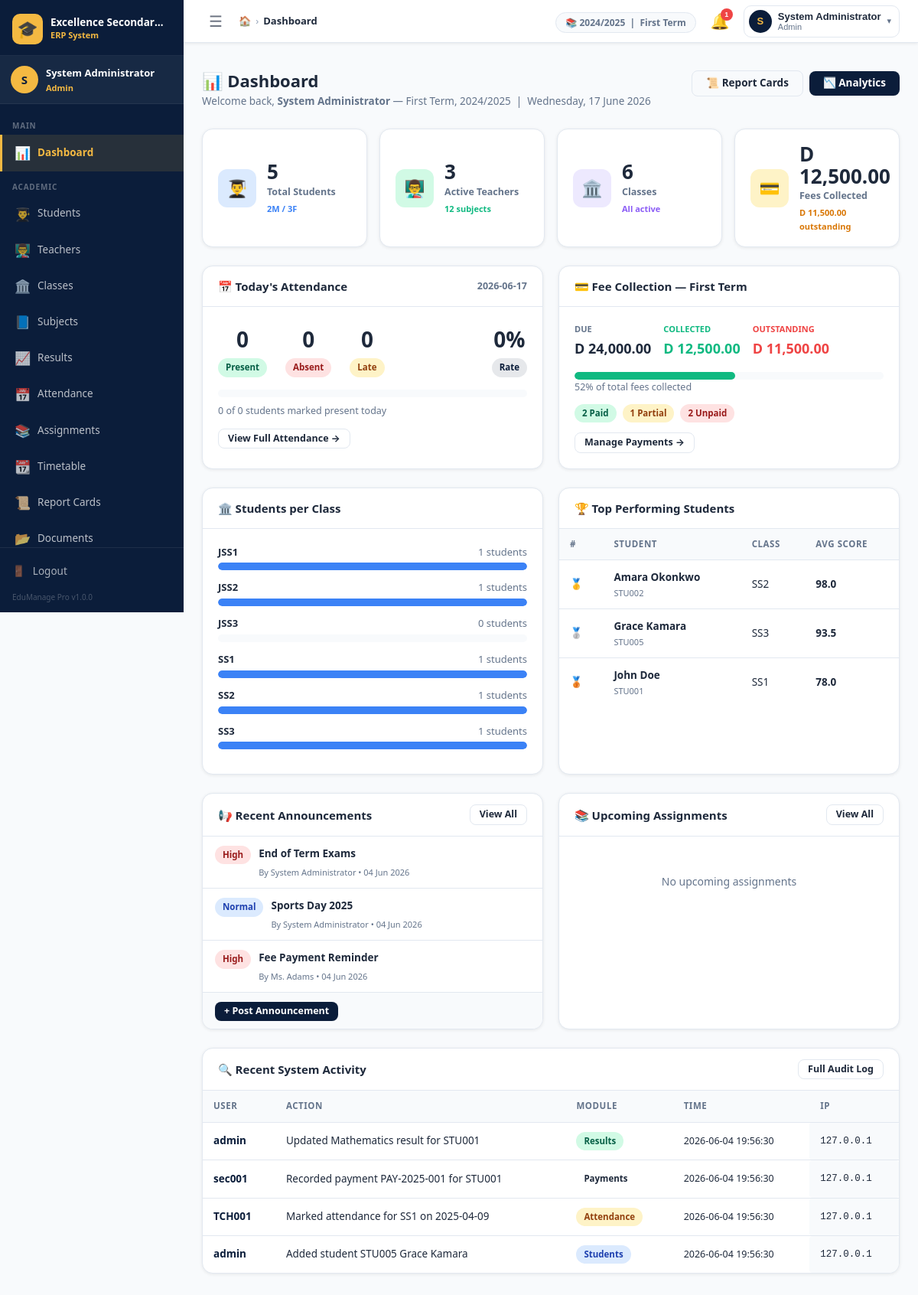
Page /admin/dashboard.php (signed in) on the committed database.
### tables this page shows
CREATE TABLE `settings` (
  `id`          INT UNSIGNED NOT NULL AUTO_INCREMENT,
  `setting_key` VARCHAR(100) NOT NULL UNIQUE,
  `setting_val` TEXT         DEFAULT NULL,
  `updated_at`  TIMESTAMP    NOT NULL DEFAULT CURRENT_TIMESTAMP ON UPDATE CURRENT_TIMESTAMP,
  PRIMARY KEY (`id`),
  KEY `idx_key` (`setting_key`)
);

CREATE TABLE `academic_sessions` (
  `id`         INT UNSIGNED NOT NULL AUTO_INCREMENT,
  `name`       VARCHAR(20)  NOT NULL UNIQUE,
  `is_current` TINYINT(1)   NOT NULL DEFAULT 0,
  `start_date` DATE         DEFAULT NULL,
  `end_date`   DATE         DEFAULT NULL,
  PRIMARY KEY (`id`)
);

CREATE TABLE `announcements` (
  `id`         INT UNSIGNED NOT NULL AUTO_INCREMENT,
  `title`      VARCHAR(200) NOT NULL,
  `body`       TEXT         NOT NULL,
  `priority`   ENUM('high','normal','low') NOT NULL DEFAULT 'normal',
  `target`     ENUM('all','students','teachers','parents') NOT NULL DEFAULT 'all',
  `posted_by`  INT UNSIGNED NOT NULL,
  `expires_at` DATE         DEFAULT NULL,
  `created_at` TIMESTAMP    NOT NULL DEFAULT CURRENT_TIMESTAMP,
  PRIMARY KEY (`id`),
  CONSTRAINT `fk_ann_user` FOREIGN KEY (`posted_by`) REFERENCES `users`(`id`)
);

CREATE TABLE `users` (
  `id`         INT UNSIGNED     NOT NULL AUTO_INCREMENT,
  `username`   VARCHAR(50)      NOT NULL UNIQUE,
  `password`   VARCHAR(255)     NOT NULL,
  `role_id`    TINYINT UNSIGNED NOT NULL,
  `full_name`  VARCHAR(100)     NOT NULL,
  `email`      VARCHAR(100)     DEFAULT NULL,
  `phone`      VARCHAR(20)      DEFAULT NULL,
  `status`     ENUM('active','inactive') NOT NULL DEFAULT 'active',
  `last_login` DATETIME         DEFAULT NULL,
  `created_at` TIMESTAMP        NOT NULL DEFAULT CURRENT_TIMESTAMP,
  PRIMARY KEY (`id`),
  KEY `idx_username` (`username`),
  KEY `idx_role`     (`role_id`),
  CONSTRAINT `fk_users_role` FOREIGN KEY (`role_id`) REFERENCES `roles`(`id`)
);

CREATE TABLE `audit_logs` (
  `id`          BIGINT UNSIGNED NOT NULL AUTO_INCREMENT,
  `user_id`     INT UNSIGNED    DEFAULT NULL,
  `username`    VARCHAR(50)     DEFAULT NULL,
  `action`      VARCHAR(100)    NOT NULL,
  `module`      VARCHAR(50)     NOT NULL,
  `description` TEXT            DEFAULT NULL,
  `ip_address`  VARCHAR(45)     DEFAULT NULL,
  `user_agent`  VARCHAR(255)    DEFAULT NULL,
  `created_at`  TIMESTAMP       NOT NULL DEFAULT CURRENT_TIMESTAMP,
  PRIMARY KEY (`id`),
  KEY `idx_module`  (`module`),
  KEY `idx_created` (`created_at`)
);

### admin/dashboard.php (the view, shortened to what the rows shown need)
<?php
$sess_id = current_session_id();
$term_id = current_term_id();
$totalStudents  = (int) Database::fetchOne("SELECT COUNT(*) AS c FROM students WHERE session_id = ?", [$sess_id])['c'];
$maleStudents   = (int) Database::fetchOne("SELECT COUNT(*) AS c FROM students WHERE session_id = ? AND gender='Male'", [$sess_id])['c'];
$femaleStudents = (int) Database::fetchOne("SELECT COUNT(*) AS c FROM students WHERE session_id = ? AND gender='Female'", [$sess_id])['c'];
$recentAnn = Database::fetchAll(
    "SELECT a.*, u.full_name AS author_name
     FROM announcements a
     JOIN users u ON u.id = a.posted_by
     ORDER BY a.created_at DESC LIMIT 5"
);
$recentLogs = Database::fetchAll(
    "SELECT * FROM audit_logs ORDER BY created_at DESC LIMIT 8"
);
$topStudents = Database::fetchAll(
    "SELECT s.full_name, s.student_id, c.name AS class_name,
            AVG(r.total_score) AS avg_score
     FROM results r
     JOIN students s ON s.id = r.student_id
     JOIN classes  c ON c.id = s.class_id
     WHERE r.session_id = ? AND r.term_id = ?
     GROUP BY s.id
     ORDER BY avg_score DESC
     LIMIT 5",
    [$sess_id, $term_id]
);
include INCLUDES_PATH . '/header.php';
?>
<div class="page-header">
    <div class="page-header-left">
        <h1 class="page-title">📊 Dashboard</h1>
    </div>
</div>
<div class="stats-grid">
    <div class="stat-card stat-blue">
        <div class="stat-info">
            <div class="stat-value"><?= $totalStudents ?></div>
            <div class="stat-label">Total Students</div>
            <div class="stat-sub" style="color:var(--blue)"><?= $maleStudents ?>M / <?= $femaleStudents ?>F</div>
        </div>
    </div>
</div>
<div class="grid-2 mb-24">
    <div class="card">
        <div class="card-body" style="padding:0">
            <?php if ($topStudents): ?>
            <table class="data-table">
                <thead><tr>
                    <th>#</th>
                    <th data-sort>Student</th>
                    <th>Class</th>
                    <th data-sort>Avg Score</th>
                </tr></thead>
            </table>
            <?php else: ?>
                <div class="table-empty"><div class="table-empty-icon">📊</div>No results recorded yet</div>
            <?php endif; ?>
        </div>
    </div>
</div>
<div class="grid-2 mb-24">
    <div class="card">
        <div class="card-body" style="padding:0">
            <?php if ($recentAnn): foreach ($recentAnn as $ann): ?>
            <div style="padding:12px 16px;border-bottom:1px solid var(--border);display:flex;gap:10px;align-items:flex-start">
                <?= status_badge($ann['priority']) ?>
                <div style="flex:1">
                    <div style="font-weight:700;font-size:13.5px"><?= e($ann['title']) ?></div>
                    <div class="text-xs text-muted mt-4">
                        By <?= e($ann['author_name']) ?> &bull; <?= format_date($ann['created_at']) ?>
                    </div>
                </div>
            </div>
            <?php endforeach; else: ?>
                <div class="table-empty">No announcements yet</div>
            <?php endif; ?>
        </div>
    </div>
</div>
<div class="card mb-24">
    <div class="table-wrap">
        <table class="data-table">
            <thead><tr>
                <th>User</th>
                <th>Action</th>
                <th>Module</th>
                <th>Time</th>
                <th>IP</th>
            </tr></thead>
            <tbody>
            <?php if ($recentLogs): foreach ($recentLogs as $log): ?>
                <tr>
                    <td><span style="font-weight:700;color:var(--navy)"><?= e($log['username'] ?? '—') ?></span></td>
                    <td><?= e($log['description'] ?? $log['action']) ?></td>
                    <td>
                        <?php
                        $mColors = ['Students'=>'badge-primary','Results'=>'badge-success',
                                   'Payments'=>'badge-gold','Attendance'=>'badge-warning',
                                   'Auth'=>'badge-navy','Settings'=>'badge-purple'];
                        $mc = $mColors[$log['module']] ?? 'badge-secondary';
                        ?>
                        <span class="badge <?= $mc ?>"><?= e($log['module']) ?></span>
                    </td>
                    <td class="text-sm text-muted"><?= e($log['created_at']) ?></td>
                    <td class="code"><?= e($log['ip_address'] ?? '—') ?></td>
                </tr>
            <?php endforeach; else: ?>
                <tr><td colspan="5" class="table-empty">No activity recorded</td></tr>
            <?php endif; ?>
            </tbody>
        </table>
    </div>
</div>
<?php include INCLUDES_PATH . '/footer.php'; ?>

### includes/header.php (shortened to what the rows shown need)
<?php
$schoolName  = get_setting('school_name', APP_NAME);
?>
<!DOCTYPE html>
<html lang="en">
<head>
    <link rel="stylesheet" href="<?= BASE_URL ?>/assets/css/style.css">
</head>
<body>
<div class="app-wrapper">
    <?php include INCLUDES_PATH . '/sidebar.php'; ?>
    <div class="main-area">
        <header class="topnav">
            <div class="topnav-right">
                <div class="topnav-meta hidden-sm">
                    <span class="meta-pill">
                        📚 <?= e(get_setting('current_session', '—')) ?>
                        &nbsp;|&nbsp;
                        <?= e(get_setting('current_term', '—')) ?> Term
                    </span>
                </div>
            </div>
        </header>
        <main class="main-content">

### includes/functions.php (shortened to what the rows shown need)
<?php
function e(mixed $val): string {
    return htmlspecialchars((string)($val ?? ''), ENT_QUOTES | ENT_HTML5, 'UTF-8');
}
function get_setting(string $key, string $default = ''): string {
    static $cache = [];
    if (!isset($cache[$key])) {
        $row = Database::fetchOne(
            "SELECT setting_val FROM settings WHERE setting_key = ? LIMIT 1",
            [$key]
        );
        $cache[$key] = $row ? $row['setting_val'] : $default;
    }
    return $cache[$key] ?? $default;
}
function current_session(): ?array {
    return Database::fetchOne(
        "SELECT * FROM academic_sessions WHERE is_current = 1 LIMIT 1"
    );
}
function current_term(): ?array {
    return Database::fetchOne(
        "SELECT t.* FROM terms t
         JOIN academic_sessions s ON s.id = t.session_id
         WHERE t.is_current = 1 AND s.is_current = 1
         LIMIT 1"
    );
}
function current_session_id(): int {
    $s = current_session();
    return $s ? (int)$s['id'] : 0;
}
function current_term_id(): int {
    $t = current_term();
    return $t ? (int)$t['id'] : 0;
}
function status_badge(string $status): string {
    $map = [
        'active'    => 'badge-success',
        'inactive'  => 'badge-danger',
        'present'   => 'badge-success',
        'absent'    => 'badge-danger',
        'late'      => 'badge-warning',
        'paid'      => 'badge-success',
        'partial'   => 'badge-warning',
        'unpaid'    => 'badge-danger',
        'high'      => 'badge-danger',
        'normal'    => 'badge-primary',
        'low'       => 'badge-secondary',
        'graduated' => 'badge-purple',
        'transferred'=> 'badge-info',
    ];
    $cls = $map[strtolower($status)] ?? 'badge-secondary';
    return '<span class="badge ' . $cls . '">' . e(ucfirst($status)) . '</span>';
}
function format_date(string $date, string $format = 'd M Y'): string {
    return date($format, strtotime($date));
}

### rows in the picture
settings: setting_val "2024/2025"
settings: setting_val "First"
academic_sessions: id "2"
announcements: priority "High", title "End of Term Exams", posted_by.full_name "System Administrator", created_at "04 Jun 2026"
announcements: priority "Normal", title "Sports Day 2025", posted_by.full_name "System Administrator", created_at "04 Jun 2026"
announcements: priority "High", title "Fee Payment Reminder", posted_by.full_name "Ms. Adams", created_at "04 Jun 2026"
audit_logs: username "admin", description "Updated Mathematics result for STU001", module "Results", created_at "2026-06-04 19:56:30", ip_address "127.0.0.1"
audit_logs: username "sec001", description "Recorded payment PAY-2025-001 for STU001", module "Payments", created_at "2026-06-04 19:56:30", ip_address "127.0.0.1"
audit_logs: username "TCH001", description "Marked attendance for SS1 on 2025-04-09", module "Attendance", created_at "2026-06-04 19:56:30", ip_address "127.0.0.1"
audit_logs: username "admin", description "Added student STU005 Grace Kamara", module "Students", created_at "2026-06-04 19:56:30", ip_address "127.0.0.1"

### other values in the picture
get_setting('school_name', APP_NAME) "Excellence Secondar…"
substr(current_full_name(), 0, 1) "S"
current_full_name() "System Administrator"
current_role_name() "Admin"
$item['section'] "MAIN"
$item['icon'] "📊"
$item['label'] "Dashboard"
$item['section'] "ACADEMIC"
$item['icon'] "👨‍🎓"
$item['label'] "Students"
$item['icon'] "👨‍🏫"
$item['label'] "Teachers"
$item['icon'] "🏛️"
$item['label'] "Classes"
$item['icon'] "📘"
